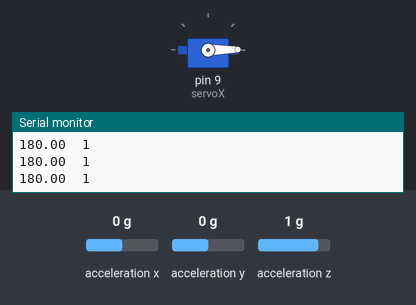
This sketch was run on a simulated Arduino Uno, built with avr-gcc and run on an emulated ATmega328P. Parts: servo, the last lines printed to the serial monitor. Wiring (inferred from the names in the program): MPU-6050 motion sensor at I2C address 0x68. Inputs (shaded band) come from the test bench; at power-on: acceleration y 0 g, acceleration z 1 g, acceleration x 0 g.

Above: at 2.2 s.
2.3 s: acceleration y set to 0.3 g
At 3.24 s:
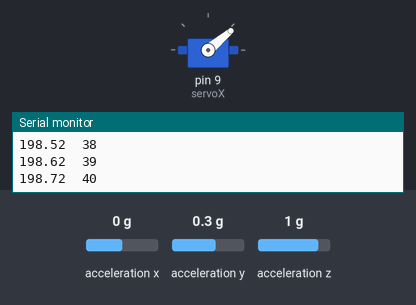
At 3.85 s:
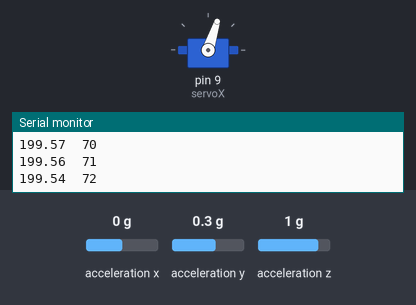
5.3 s: acceleration y set to -1.4 g
8.3 s: acceleration y set to 0 g
11.3 s: acceleration z set to 0.1 g
12.8 s: acceleration z set to -0.2 g
At 16.5 s:
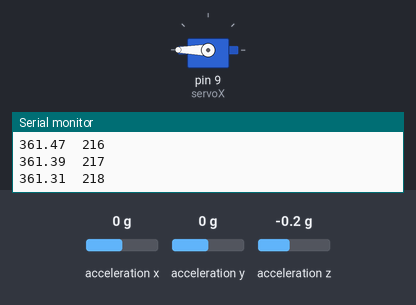
Timing chart, 0 to 16.8 s (numbered marks = the images above; inputs shaded):
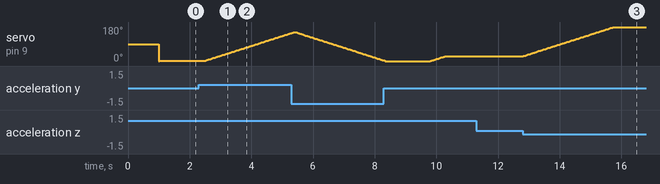

Measured:
- the behaviour switches between 0.1 and 0.2 g on acceleration y (found by bisection; images 0 and 1)
- the behaviour switches between 0 and -0.1 g on acceleration z (found by bisection; images 2 and 3)
- after the input at 2.3 s, servo on pin 9 (servoX): moves from 1° to 148° over 2.8 s, starting after 0.19 s
- after the input at 12.8 s, servo on pin 9 (servoX): moves from 26° to 180° over 2.9 s, starting at once

The sketch:

MPU_hyq_1.ino
```cpp
#include <Wire.h>
#include <Servo.h>
#include "MPU6050.h"

//I2C i2c;
MPU6050 myMPU;
Servo servoX;
int pos = 0;
double angleX = 0;
double angleY = 0;
int setPos = 0;
int a=0;
int b=0;
double dif;
int sign;
/* IMU Data */
double p; // p constant for PID
double i; // i constant for PID
double d; // d constant for PID
void setup() {
  Serial.begin(115200);
  servoX.attach(9);
  myMPU.initialize();
  delay(1000); // Wait for sensor to stabilize

  /* Set kalman and gyro starting angle */
   //myMPU.getData();
  while(fabs(angleX-180)>5)
  {
     servoX.write(pos);
     myMPU.readData();
     angleX = myMPU.getXangle();
     //Serial.print("MPU angle: ");
     //Serial.println(angleX);
     //setPos = pos;
     //Serial.print("Servo position: ");
     //Serial.println(pos);
     delay(15);
     pos = pos + 1;

  }
  setPos = pos;
  //Serial.print("set position: ");
  //Serial.println(setPos);
  servoX.write(setPos);
  //timer = micros();
}

void loop() {
  /* Update all the values */
  myMPU.readData();
  angleX = myMPU.getXangle();
  dif = angleX - 180;
  Serial.print(angleX);
  Serial.print("\t");
  Serial.print(setPos + a);
  Serial.print("\t");
  Serial.print("\r\n");
  if(dif > 7) sign = 1;
  else if(dif < -7) sign = 2;
  else sign = 3;
  switch(sign)
  {
    case 1:
      a = a + 1;
      //b = 0;
      servoX.write(setPos + a);
      //Serial.print("increase to ");
      //Serial.println(setPos + a);
      delay(15);
      break;
    case 2:
      a = a - 1;
      //a = 0;
      servoX.write(setPos + a);
      //Serial.print("decrease to ");
      //Serial.println(setPos - a);
      delay(15);
      break;
    case 3:
      //a = 0;
      //b = 0;
      //Serial.println("it is fine.");
      //servoX.write(setPos);
      delay(15);
  }


  /* Print Data */
  //myMPU.getFilteredData();
  delay(1);
}
```

I2C.cpp
```cpp
#include "Arduino.h"
#include "Wire.h"
#include "I2C.h"
//const uint8_t IMUAddress = 0x68; // AD0 is logic low on the PCB
//const uint16_t I2C_TIMEOUT = 1000; // Used to check for errors in I2C communication


void I2C::i2cInitialize()
{
  Wire.begin();
}

uint8_t I2C::i2cWrite(uint8_t registerAddress, uint8_t* data, uint8_t length, bool sendStop) {
  Wire.beginTransmission(IMUAddress);
  Wire.write(registerAddress);
  Wire.write(data, length);
  return Wire.endTransmission(sendStop); // Returns 0 on success
}

uint8_t I2C::i2cWrite(uint8_t registerAddress, uint8_t data, bool sendStop)
{
    return i2cWrite(registerAddress, &data, 1, sendStop);
}

uint8_t I2C::i2cRead(uint8_t registerAddress, uint8_t* data, uint8_t nbytes) {
  uint32_t timeOutTimer;
  Wire.beginTransmission(IMUAddress);
  Wire.write(registerAddress);
  if(Wire.endTransmission(false)) // Don't release the bus
    return 1; // Error in communication
  Wire.requestFrom(IMUAddress, nbytes,(uint8_t)true); // Send a repeated start and then release the bus after reading
  for(uint8_t i = 0; i < nbytes; i++) {
    if(Wire.available())
      data[i] = Wire.read();
    else {
      timeOutTimer = micros();
      while(((micros() - timeOutTimer) < I2C_TIMEOUT) && !Wire.available());
      if(Wire.available())
        data[i] = Wire.read();
      else
        return 2; // Error in communication
    }
  }
  return 0; // Success
}
//I2C I2c = I2C();
```

I2C.h
```cpp
#ifndef _I2C_H_
#define _I2C_H

#include "Arduino.h"
#include "inttypes.h"
const uint8_t IMUAddress = 0x68; // AD0 is logic low on the PCB
const uint16_t I2C_TIMEOUT = 1000; // Used to check for errors in I2C communication
//typedef
class I2C
{
    public:
        I2C(){};
        void i2cInitialize();
        uint8_t i2cWrite(uint8_t registerAdress, uint8_t data, bool sendStop);
        uint8_t i2cWrite(uint8_t registerAddress, uint8_t* data, uint8_t length, bool sendStop);
	uint8_t i2cRead(uint8_t registerAddress, uint8_t* data, uint8_t nbytes);
        uint8_t i2cData[14]; // buffer for i2c
    private:

};
//extern I2C I2c;
#endif
```

Kalman.h
```cpp
#ifndef _Kalman_h
#define _Kalman_h

class Kalman {
public:
    Kalman() {
        /* We will set the varibles like so, these can also be tuned by the user */
        Q_angle = 0.001;
        Q_bias = 0.003;
        R_measure = 0.03;

        bias = 0; // Reset bias
        P[0][0] = 0; // Since we assume tha the bias is 0 and we know the starting angle (use setAngle), the error covariance matrix is set like so - see: http://en.wikipedia.org/wiki/Kalman_filter#Example_application.2C_technical
        P[0][1] = 0;
        P[1][0] = 0;
        P[1][1] = 0;
        //Z_enable = z_bool;
    };
    // The angle should be in degrees and the rate should be in degrees per second and the delta time in seconds
    double getAngle(double newAngle, double newRate, double dt) {
        // KasBot V2  -  Kalman filter module - http://www.x-firm.com/?page_id=145
        // Modified by Kristian Lauszus
        // See my blog post for more information: http://blog.tkjelectronics.dk/2012/09/a-practical-approach-to-kalman-filter-and-how-to-implement-it

        // Discrete Kalman filter time update equations - Time Update ("Predict")
        // Update xhat - Project the state ahead
        /* Step 1 */
        rate = newRate - bias;
        angle += dt * rate;

        // Update estimation error covariance - Project the error covariance ahead
        /* Step 2 */
        P[0][0] += dt * (dt*P[1][1] - P[0][1] - P[1][0] + Q_angle);
        P[0][1] -= dt * P[1][1];
        P[1][0] -= dt * P[1][1];
        P[1][1] += Q_bias * dt;

        // Discrete Kalman filter measurement update equations - Measurement Update ("Correct")
        // Calculate Kalman gain - Compute the Kalman gain
        /* Step 4 */
        S = P[0][0] + R_measure;
        /* Step 5 */
        K[0] = P[0][0] / S;
        K[1] = P[1][0] / S;

        // Calculate angle and bias - Update estimate with measurement zk (newAngle)
        /* Step 3 */
        y = newAngle - angle;
        /* Step 6 */
        angle += K[0] * y;
        bias += K[1] * y;

        // Calculate estimation error covariance - Update the error covariance
        /* Step 7 */
        P[0][0] -= K[0] * P[0][0];
        P[0][1] -= K[0] * P[0][1];
        P[1][0] -= K[1] * P[0][0];
        P[1][1] -= K[1] * P[0][1];

        return angle;
    };
    void setAngle(double newAngle) { angle = newAngle; }; // Used to set angle, this should be set as the starting angle
    double getRate() { return rate; }; // Return the unbiased rate

    /* These are used to tune the Kalman filter */
    void setQangle(double newQ_angle) { Q_angle = newQ_angle; };
    void setQbias(double newQ_bias) { Q_bias = newQ_bias; };
    void setRmeasure(double newR_measure) { R_measure = newR_measure; };

private:
    /* Kalman filter variables */
    double Q_angle; // Process noise variance for the accelerometer
    double Q_bias; // Process noise variance for the gyro bias
    double R_measure; // Measurement noise variance - this is actually the variance of the measurement noise

    double angle; // The angle calculated by the Kalman filter - part of the 2x1 state matrix
    double bias; // The gyro bias calculated by the Kalman filter - part of the 2x1 state matrix
    double rate; // Unbiased rate calculated from the rate and the calculated bias - you have to call getAngle to update the rate

    double P[2][2]; // Error covariance matrix - This is a 2x2 matrix
    double K[2]; // Kalman gain - This is a 2x1 matrix
    double y; // Angle difference - 1x1 matrix
    double S; // Estimate error - 1x1 matrix

};

#endif
```

MPU6050.cpp
```cpp
#include "Arduino.h"
//#include "I2C.h"
#include "MPU6050.h"


void MPU6050::initialize()
{
    I2c = I2C(); // Construct the I2C object
    I2c.i2cInitialize(); // Initialize the Wire object
    I2c.i2cData[0] = 7; // Set the sample rate to 1000Hz - 8kHz/(7+1) = 1000Hz
    I2c.i2cData[1] = 0x00; // Disable FSYNC and set 260 Hz Acc filtering, 256 Hz Gyro filtering, 8 KHz sampling
    I2c.i2cData[2] = 0x00; // Set Gyro Full Scale Range to ±250deg/s
    I2c.i2cData[3] = 0x00; // Set Accelerometer Full Scale Range to ±2g
    while(I2c.i2cWrite(0x19,I2c.i2cData,4,false)); // Write to all four registers at once
    while(I2c.i2cWrite(0x6B,0x01,true)); // PLL with X axis gyroscope reference and disable sleep mode

    while(I2c.i2cRead(0x75,I2c.i2cData,1));
    if(I2c.i2cData[0] != 0x68) { // Read "WHO_AM_I" register
      Serial.print(F("Error reading sensor"));
      while(1);
    }
    /******************************* Initialize Buffer **********************************/
    while(I2c.i2cRead(0x3B,I2c.i2cData,6));
    a_x = ((I2c.i2cData[0] << 8) | I2c.i2cData[1]);
    a_y = ((I2c.i2cData[2] << 8) | I2c.i2cData[3]);
    a_z = ((I2c.i2cData[4] << 8) | I2c.i2cData[5]);
    temp = ((I2c.i2cData[6] << 8) | I2c.i2cData[7]);
    g_x = ((I2c.i2cData[8] << 8) | I2c.i2cData[9]);
    g_y = ((I2c.i2cData[10] << 8) | I2c.i2cData[11]);
    g_z = ((I2c.i2cData[12] << 8) | I2c.i2cData[13]);
    accYangle = (atan2(a_x,a_z)+PI)*RAD_TO_DEG;
    accXangle = (atan2(a_y,a_z)+PI)*RAD_TO_DEG;
    accZangle = (atan2(a_x,a_y)+PI)+RAD_TO_DEG;
    gyroXangle = accXangle;
    gyroYangle = accYangle;
    gyroZangle = accZangle;
    gyroXrate = double(g_x)/131.0;
    gyroYrate = -((double)g_y/131.0);
    gyroZrate = double(g_z)/131.0;
    //kalmanX = Kalman(0);
    //kalmanY = Kalman(0);
    kalmanX.setAngle(accXangle);
    kalmanY.setAngle(accYangle);
    kalmanZ.setAngle(accZangle);
    timer = micros();
}

void MPU6050::readData()
{

    while(I2c.i2cRead(0x3B,I2c.i2cData,6));
    a_x = ((I2c.i2cData[0] << 8) | I2c.i2cData[1]);
    a_y = ((I2c.i2cData[2] << 8) | I2c.i2cData[3]);
    a_z = ((I2c.i2cData[4] << 8) | I2c.i2cData[5]);
    temp = ((I2c.i2cData[6] << 8) | I2c.i2cData[7]);
    g_x = ((I2c.i2cData[8] << 8) | I2c.i2cData[9]);
    g_y = ((I2c.i2cData[10] << 8) | I2c.i2cData[11]);
    g_z = ((I2c.i2cData[12] << 8) | I2c.i2cData[13]);
    accYangle = (atan2(a_x,a_z)+PI)*RAD_TO_DEG;
    accXangle = (atan2(a_y,a_z)+PI)*RAD_TO_DEG;
    accZangle = (atan2(a_x,a_y)+PI)+RAD_TO_DEG;
    gyroXrate = double(g_x)/131.0;
    gyroYrate = -(double)(g_y/131.0);
    gyroZrate = double(g_z/131.0);
    uint32_t timer2 = micros();
    //Serial.print("timer1: ");
    //Serial.println(timer);
    interval = (double(timer2 - timer)/1000000); // normally 0.004s means 250Hz
    //Serial.println(timer2-timer);
    timer = timer2;
    //Serial.print("timer2: ");
    //Serial.println(timer2);
    //Serial.print("interval: ");
    //Serial.println(interval);
    gyroXangle += gyroXrate * interval;
    gyroYangle += gyroYrate * interval;
    gyroZangle += gyroZrate * interval;
    kalAngleX = kalmanX.getAngle(accXangle, gyroXrate, interval);
    kalAngleY = kalmanY.getAngle(accYangle, gyroYrate, interval);
    kalAngleZ = kalmanZ.getAngle(accZangle, gyroZrate, interval);
}

void MPU6050::getRawData()
{
    Serial.print(a_x);Serial.print("\t");
    Serial.print(a_y);Serial.print("\t");
    Serial.print(a_z);Serial.print("\t");
    Serial.print(g_x);Serial.print("\t");
    Serial.print(g_y);Serial.print("\t");
    Serial.print(g_z);Serial.print("\t");
    Serial.print("\r\n");
}

void MPU6050::getFilteredData()
{
    Serial.print(kalAngleX);Serial.print("\t");
    Serial.print(kalAngleY);Serial.print("\t");
    //Serial.print(kalAngleZ);Serial.print("\t");
    Serial.print("\r\n");
}

double MPU6050::getXangle()
{
  return kalAngleX;
}

double MPU6050::getYangle()
{
  return kalAngleY;
}

void MPU6050::calibration(int sampleNumber)
{
    uint16_t a_xSum = 0;
    uint16_t g_xSum = 0;
    uint16_t a_ySum = 0;
    uint16_t g_ySum = 0;
    uint16_t a_zSum = 0;
    uint16_t g_zSum = 0;
    for(int i = 0; i < sampleNumber; i++)
    {
        getRawData();

    }
}
```

MPU6050.h
```cpp
#ifndef _MPU6050_H
#define _MPU6050_H

#include "Arduino.h"
#include "I2C.h"
#include "inttypes.h"
#include "Kalman.h"

//const uint8_t IMUAddress = 0x68; // AD0 is logic low on the PCB
//const uint16_t I2C_TIMEOUT = 1000; // Used to check for errors in I2C communication
#define CALIBRATION_SAMPLES 50
#define ACC_RATE 0.001
#define GYRO_RATE 0.001
class MPU6050
{
    public:

        MPU6050() {};
        void initialize(); // Initialization
        void readData();
        void getRawData();
        void calibration(int sampleNumber);
        void getFilteredData();
        double getXangle();
        double getYangle();
        I2C I2c;
    private:
        int16_t a_x, a_y, a_z;
        int16_t g_x, g_y, g_z;
        int16_t temp;
        double accXangle, accYangle, accZangle;
        double gyroXrate, gyroYrate, gyroZrate;
        double gyroXangle, gyroYangle, gyroZangle;
        int16_t a_xBias, a_yBias, a_zBias;
        int16_t g_xBias, g_yBias, g_zBias;
        uint32_t timer; // Used to calculate rotated angle with gyro output
        double interval;
        Kalman kalmanX;
        Kalman kalmanY;
        Kalman kalmanZ;
        double kalAngleX, kalAngleY, kalAngleZ;
};
#endif
```
